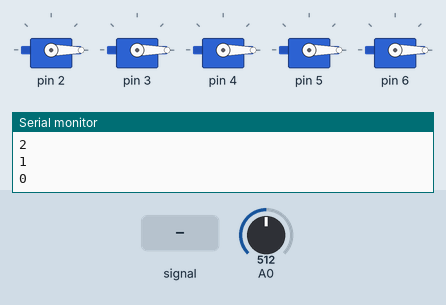
Bench run of a sketch on a simulated Arduino Uno, built with avr-gcc and run on an emulated ATmega328P. On the bench: 5 × servo, the last lines printed to the serial monitor. Inputs (shaded band) come from the test bench; at power-on: A0 = 512.

Above: at 6.4 s.
6.5 s: A0 fed a 2 Hz sine of ±306 counts around its level
At 9.3 s:
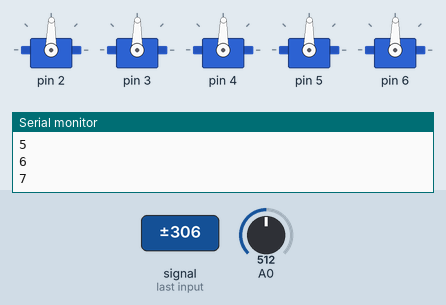
9.5 s: A0 fed a 200 Hz sine of ±460 counts around its level
12.5 s: A0 set to 606
15.5 s: A0 set to 633
At 15.96 s:
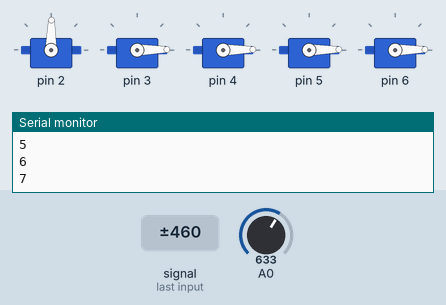
18.5 s: A0 fed a 50 Hz sine of ±306 counts around its level
At 20.31 s:
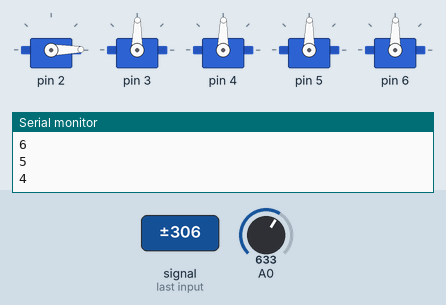
Timing chart, 0 to 23.6 s (numbered marks = the images above; inputs shaded):
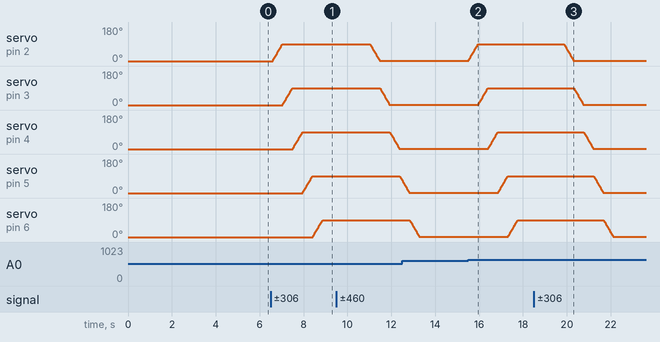

Measured:
- the behaviour switches between 616 and 617 on A0 (found by bisection; images 1 and 2)
- after the input at 6.5 s, servo on pin 2: moves from 0° to 89° over 0.45 s, starting after 0.09 s; servo on pin 3: moves from 0° to 89° over 0.44 s, starting after 0.56 s
- after the input at 15.5 s, servo on pin 2: moves from 1° to 89° over 0.44 s, starting at once; servo on pin 3: moves from 1° to 89° over 0.43 s, starting after 0.47 s
- after the input at 18.5 s, servo on pin 2: moves from 89° to 1° over 0.44 s, starting after 1.4 s; servo on pin 3: moves from 89° to 1° over 0.43 s, starting after 1.8 s

The sketch:

main.ino
```cpp
#include <Servo.h>

Servo fingers[5];
int positions[5];
int start_position = 0;

int max_analog_dta      = 300;              // max analog data
int min_analog_dta      = 100;              // min analog data
int static_analog_dta   = 0;                // static analog data

void servo_attach() {
  for (int i = 0; i < 5; i++) {
    fingers[i].attach(i + 2);
  }
}

// get analog value
int getAnalog(int pin)
{
  long sum = 0;


  for (int i = 0; i < 32; i++)
  {
    sum += analogRead(pin);

  }

  int dta = sum >> 5;

  max_analog_dta = dta > max_analog_dta ? dta : max_analog_dta;       // if max data
  min_analog_dta = min_analog_dta > dta ? dta : min_analog_dta;       // if min data

  return sum >> 5;


}

void write_servo(int finger, int pos) {
  fingers[finger].write(pos);
  positions[finger] = pos;
}

void write_to_all(int pos) {
  for (int i = 0; i < 5; i++) {
    write_servo(i, pos);
  }
}

void initialize() {
  Serial.print("Initialize");
  delay(200);
  servo_attach();
  write_to_all(start_position);
  delay(200);
  Serial.print("Done");
}

void setup() {
  Serial.begin(115200);

  long sum = 0;

  for (int i = 0; i <= 10; i++)
  {
    for (int j = 0; j < 100; j++)
    {
      sum += getAnalog(A0);
      delay(1);
    }

  }

  sum /= 1100;

  static_analog_dta = sum;

  initialize();

  Serial.print("static_analog_dta = ");
  Serial.println(static_analog_dta);
}

void move_finger(int finger, int pos, int speed) {
  int i = 0;

  if (pos > 180 || pos < 0)
    return;

  if (positions[finger] < pos) {
    for (i = positions[finger]; i < pos; i++) {
      write_servo(finger, i);
      delay(speed);
    }
  }
  if (positions[finger] > pos) {
    for (i = positions[finger]; i > pos; i--) {
      write_servo(finger, i);
      delay(speed);
    }
  }
}

int calculate_position(int s) {
  switch ( s ) {
    case 7:
      return 90;
    case 8:
      return 120;
    case 9:
      return 150;
    case 10:
      return 180;
  }
}

int calculate_speed(int s) {
  switch ( s ) {
    case 7:
      return 5;
    case 8:
      return 4;
    case 9:
      return 3;
    case 10:
      return 2;
  }
}

void grep(int strength) {
  int pos = calculate_position(strength);
  int speed = calculate_speed(strength);
  for (int i = 0; i < 5; i++) {
    move_finger(i, pos, speed);
  }
}

void relax() {
  for (int i = 0; i < 5; i++) {
    move_finger(i, 0, 5);
  }
}

int level       = 5;
int level_buf   = 5;
bool greped = false;

void loop() {

  int val = getAnalog(A0);                    // get Analog value

  int level2;

  if (val > static_analog_dta)                // larger than static_analog_dta
  {
    level2 = 5 + map(val, static_analog_dta, max_analog_dta, 0, 5);
  }
  else
  {
    level2 = 5 - map(val, min_analog_dta, static_analog_dta, 0, 5);
  }

  // to smooth the change of led bar
  if (level2 > level)
  {
    level++;
    Serial.println(level);
    if (level > 6 && !greped) {
      grep(level);
      greped = true;
      delay(2000);
    }
  }
  else if (level2 < level)
  {
    level--;
    Serial.println(level);
    if (level < 5 && greped) {
      relax();
      greped = false;
      delay(2000);
    }
  }

  delay(10);

}
```
